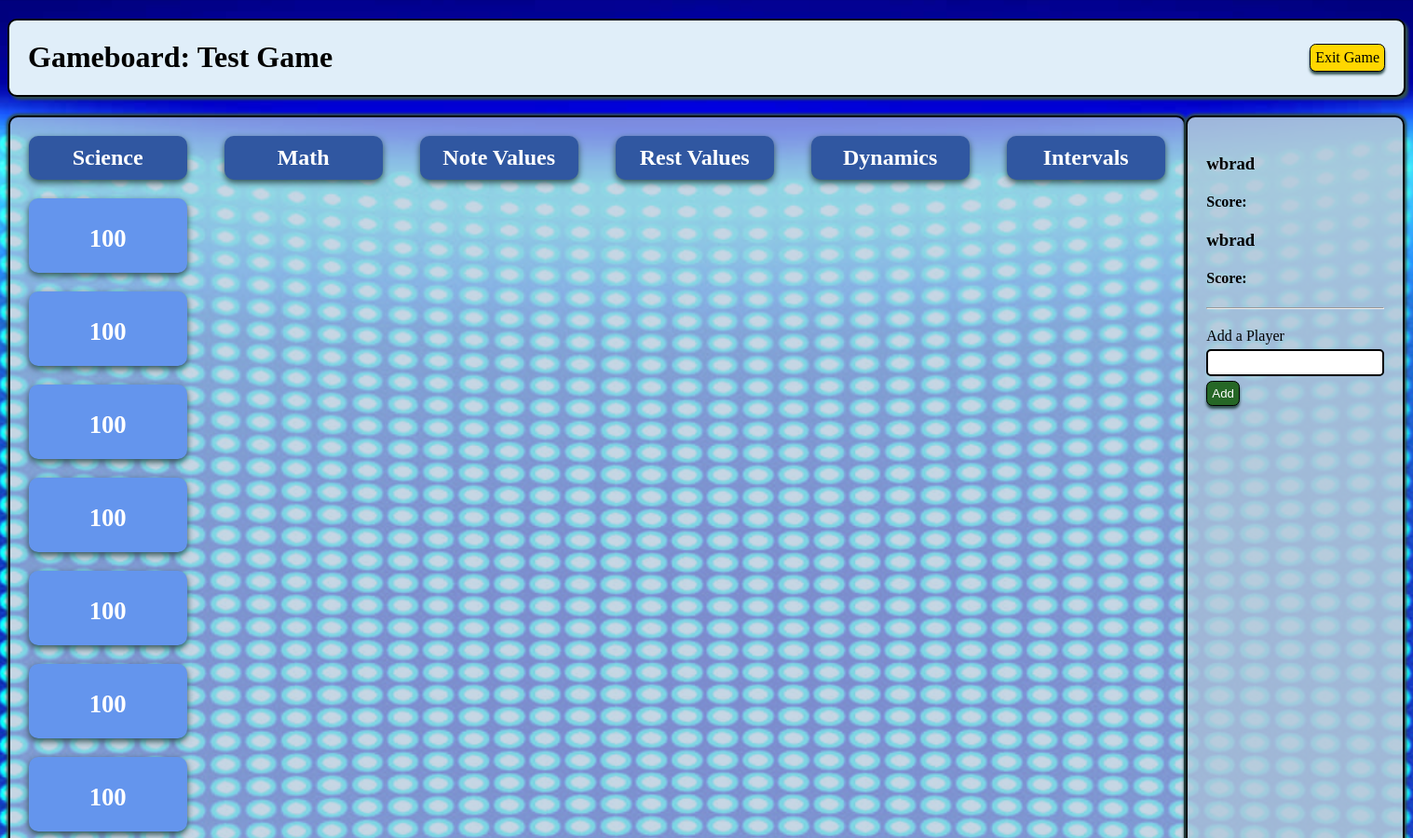
/games/play/1 (signed in, upper part), run on an earlier commit of the app's database.
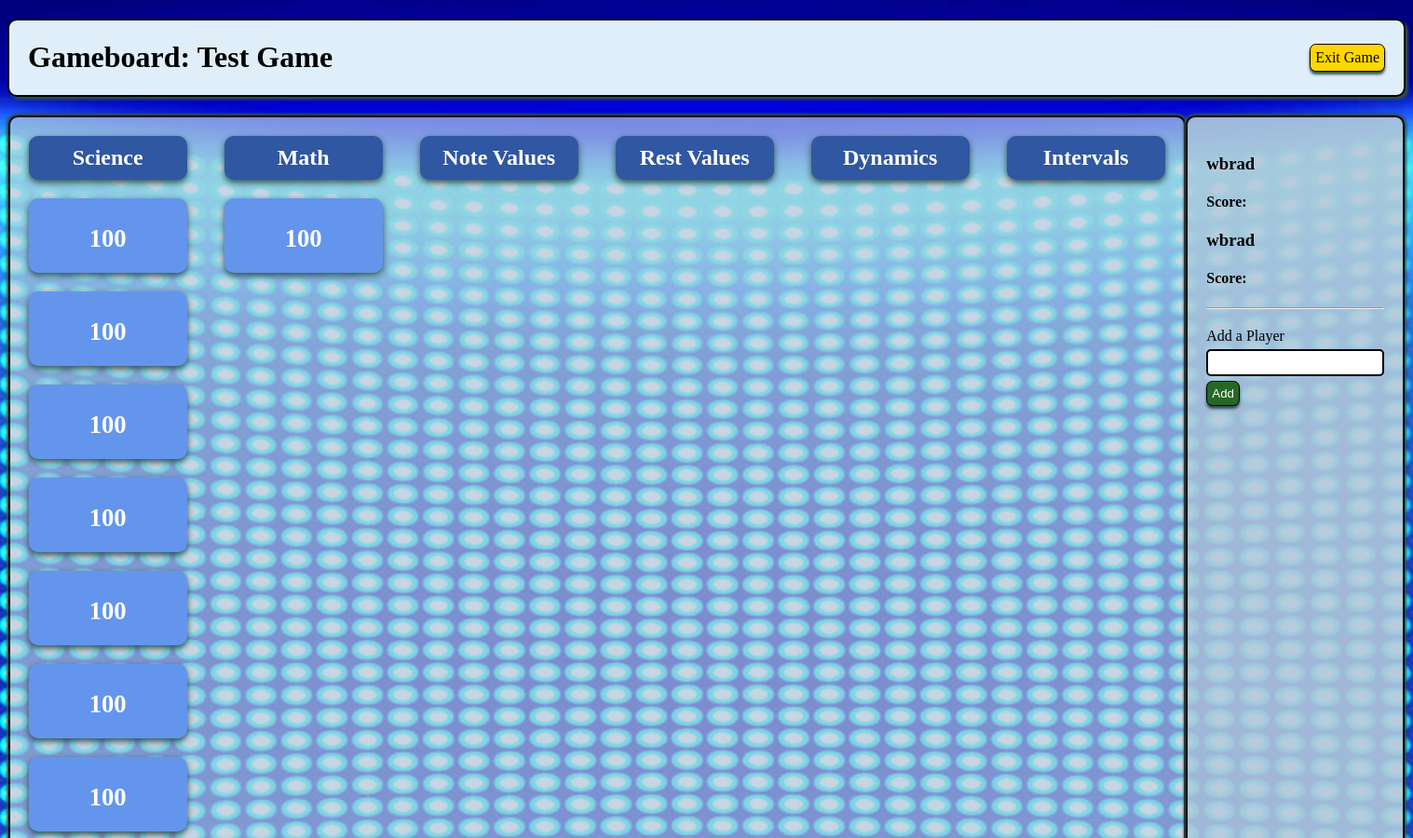
And on a later commit of the database.
### gameboard_app/models.py (models this page shows, shortened)
class Category(models.Model):
    name = models.CharField(max_length=255)
    game_assigned = models.ForeignKey(Game, related_name="categories_avail", on_delete = models.CASCADE, default=1)
    created_at = models.DateTimeField(auto_now_add=True)
    updated_at = models.DateTimeField(auto_now=True)

class Question(models.Model):
    question = models.TextField()
    file = models.FileField(upload_to='question_files/', null=True, blank=True, default='')
    pic = models.ImageField(upload_to='question_images/', null=True, blank=True, default='')
    answer = models.CharField(max_length=255)
    points = models.IntegerField(default=100)
    played = models.BooleanField(default=False)
    category_assigned = models.ForeignKey(Category, related_name="question_list", on_delete = models.CASCADE, default=1)
    created_at = models.DateTimeField(auto_now_add=True)
    updated_at = models.DateTimeField(auto_now=True)

### gameboard_app/views.py (the view)
# urls.py: path('play/<int:game_id>', views.play_gameboard, name='play'),
def play_gameboard(request, game_id):
    if 'user_id' not in request.session:
        return redirect('/')
    game = Game.get_by_id(game_id)
    categories = game.categories_avail.all()
    game_over = True
    if not game.is_active:
        game.update_activity({'id': game_id, 'is_active': True})
    for category in categories:
        if category.question_list.filter(played=False):
            game_over = False
    context = {
        'game': game,
        'categories': categories,
        'game_over': game_over
    }
    return render(request, 'gameboard.html', context)

### gameboard_app/models.py (called while the page is built)
    @classmethod
    def get_by_id(cls, id):
        return cls.objects.get(id=id)

    @classmethod
    def update_activity(cls, data):
        game = cls.objects.get(id=data['id'])
        game.is_active = data['is_active']
        game.save()
        return game

### gameboard_app/templates/gameboard.html (shortened to what this page needs)
<!DOCTYPE html>
<html lang="en">
<head>
    {% load static %}
    <link rel="stylesheet" href="{% static 'css/style.css' %}">
</head>
<body>
    <div class="game_wrapper">
        <div class="nav_bar">
            <h1>Gameboard: {{ game.title }}</h1>
            <a class="back" href="{% url 'main_select' %}">Exit Game</a>
        </div>
        <div style="display: flex; justify-content: space-evenly;">
            <div class="play_box">
                {% for category in categories %}
                    <div class="cat_box">
                        <h2 class="cat_title">{{ category.name }}</h2>
                        {% for question in category.question_list.all|dictsort:"points" %}
                            {% if not question.played %}
                                <div class="ques_box">
                                    <h3><a class="q_link" href="{% url 'show_ques' question.id %}">{{ question.points }}</a></h3>
                                </div>
                            {% else %}
                                <div class="played">
                                    <h3><p class="played_text">{{ question.points }}</p></h3>
                                </div>
                            {% endif %}
                        {% endfor %}
                    </div>
                {% endfor %}
            </div>
            <div class="player_box">
                {% if 'player_1' in request.session and 'player_2' in request.session %}
                    <h3>{{ request.session.player_1 }}</h3>
                    <h4>Score: {{ request.session.score_1 }}</h4>
                    <h3>{{ request.session.player_2 }}</h3>
                    <h4>Score: {{ request.session.score_2 }}</h4>
                {% elif 'player_1' in request.session %}
                    <h3>{{ request.session.player_1 }}</h3>
                    <h4>Score: {{ request.session.score_1 }}</h4>
                {% else %}
                    <h3>[Need a Player]</h3>
                    <h4>Score: </h4>
                {% endif %}
                <hr style="margin-bottom: 20px;">
                <form action="{% url 'add_player' %}" method="post">
                    <label for="player_name">Add a Player</label>
                    <p><input class="input" type="text" name="player_name"></p>
                    <p><input class="add" type="submit" value="Add"></p>
                </form>
            </div>
        </div>
    </div>
</body>
</html>

What changed in the data, as far as the page shows it:
added Question: points "100", shown under Category "Math"
